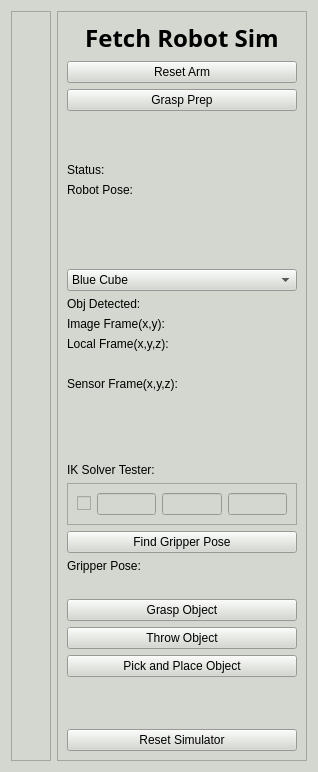
<?xml version="1.0" encoding="UTF-8"?>
<ui version="4.0">
 <class>Fetch_GUI</class>
 <widget class="QWidget" name="Fetch_GUI">
  <property name="geometry">
   <rect>
    <x>0</x>
    <y>0</y>
    <width>314</width>
    <height>772</height>
   </rect>
  </property>
  <property name="windowTitle">
   <string>Fetch_GUI</string>
  </property>
  <property name="styleSheet">
   <string notr="true">background-color: rgb(211, 215, 207);</string>
  </property>
  <layout class="QHBoxLayout" name="horizontalLayout">
   <item>
    <widget class="QFrame" name="frame">
     <property name="frameShape">
      <enum>QFrame::StyledPanel</enum>
     </property>
     <property name="frameShadow">
      <enum>QFrame::Raised</enum>
     </property>
     <layout class="QVBoxLayout" name="verticalLayout_2">
      <item>
       <spacer name="verticalSpacer_2">
        <property name="orientation">
         <enum>Qt::Vertical</enum>
        </property>
        <property name="sizeHint" stdset="0">
         <size>
          <width>20</width>
          <height>277</height>
         </size>
        </property>
       </spacer>
      </item>
      <item>
       <layout class="QVBoxLayout" name="layout"/>
      </item>
      <item>
       <spacer name="verticalSpacer">
        <property name="orientation">
         <enum>Qt::Vertical</enum>
        </property>
        <property name="sizeHint" stdset="0">
         <size>
          <width>20</width>
          <height>276</height>
         </size>
        </property>
       </spacer>
      </item>
     </layout>
    </widget>
   </item>
   <item>
    <widget class="QFrame" name="control_frame">
     <property name="minimumSize">
      <size>
       <width>250</width>
       <height>0</height>
      </size>
     </property>
     <property name="frameShape">
      <enum>QFrame::StyledPanel</enum>
     </property>
     <property name="frameShadow">
      <enum>QFrame::Raised</enum>
     </property>
     <layout class="QVBoxLayout" name="verticalLayout">
      <item>
       <widget class="QLabel" name="label">
        <property name="font">
         <font>
          <family>Ubuntu Condensed</family>
          <pointsize>18</pointsize>
          <weight>75</weight>
          <bold>true</bold>
         </font>
        </property>
        <property name="text">
         <string>Fetch Robot Sim</string>
        </property>
        <property name="alignment">
         <set>Qt::AlignCenter</set>
        </property>
       </widget>
      </item>
      <item>
       <widget class="QPushButton" name="Arm_Reset_Button">
        <property name="text">
         <string>Reset Arm</string>
        </property>
       </widget>
      </item>
      <item>
       <widget class="QPushButton" name="Grasp_Prep_Button">
        <property name="text">
         <string>Grasp Prep</string>
        </property>
       </widget>
      </item>
      <item>
       <spacer name="verticalSpacer_4">
        <property name="orientation">
         <enum>Qt::Vertical</enum>
        </property>
        <property name="sizeHint" stdset="0">
         <size>
          <width>20</width>
          <height>40</height>
         </size>
        </property>
       </spacer>
      </item>
      <item>
       <widget class="QLabel" name="status_label">
        <property name="text">
         <string>Status:</string>
        </property>
       </widget>
      </item>
      <item>
       <widget class="QLabel" name="status_label_2">
        <property name="text">
         <string>Robot Pose:</string>
        </property>
       </widget>
      </item>
      <item>
       <widget class="QLabel" name="robot_pose_label">
        <property name="text">
         <string/>
        </property>
        <property name="alignment">
         <set>Qt::AlignCenter</set>
        </property>
       </widget>
      </item>
      <item>
       <spacer name="verticalSpacer_5">
        <property name="orientation">
         <enum>Qt::Vertical</enum>
        </property>
        <property name="sizeHint" stdset="0">
         <size>
          <width>20</width>
          <height>40</height>
         </size>
        </property>
       </spacer>
      </item>
      <item>
       <widget class="QComboBox" name="comboBox">
        <item>
         <property name="text">
          <string>Blue Cube</string>
         </property>
        </item>
        <item>
         <property name="text">
          <string>Green Cube</string>
         </property>
        </item>
        <item>
         <property name="text">
          <string>Red Cylinder</string>
         </property>
        </item>
        <item>
         <property name="text">
          <string>All</string>
         </property>
        </item>
       </widget>
      </item>
      <item>
       <widget class="QLabel" name="obj_detect_label">
        <property name="text">
         <string>Obj Detected:</string>
        </property>
       </widget>
      </item>
      <item>
       <widget class="QLabel" name="obj_detect_info_label">
        <property name="text">
         <string>Image Frame(x,y):</string>
        </property>
       </widget>
      </item>
      <item>
       <widget class="QLabel" name="obj_detect_info_2_label">
        <property name="text">
         <string>Local Frame(x,y,z):</string>
        </property>
       </widget>
      </item>
      <item>
       <widget class="QLabel" name="obj_detect_info_2_label_2">
        <property name="text">
         <string/>
        </property>
        <property name="alignment">
         <set>Qt::AlignCenter</set>
        </property>
       </widget>
      </item>
      <item>
       <widget class="QLabel" name="sensor_frame">
        <property name="text">
         <string>Sensor Frame(x,y,z):</string>
        </property>
       </widget>
      </item>
      <item>
       <widget class="QLabel" name="obj_detect_info_2_label_4">
        <property name="text">
         <string/>
        </property>
        <property name="alignment">
         <set>Qt::AlignCenter</set>
        </property>
       </widget>
      </item>
      <item>
       <spacer name="verticalSpacer_7">
        <property name="orientation">
         <enum>Qt::Vertical</enum>
        </property>
        <property name="sizeHint" stdset="0">
         <size>
          <width>20</width>
          <height>40</height>
         </size>
        </property>
       </spacer>
      </item>
      <item>
       <widget class="QLabel" name="sensor_frame_2">
        <property name="text">
         <string>IK Solver Tester:</string>
        </property>
       </widget>
      </item>
      <item>
       <widget class="QFrame" name="frame_2">
        <property name="frameShape">
         <enum>QFrame::StyledPanel</enum>
        </property>
        <property name="frameShadow">
         <enum>QFrame::Raised</enum>
        </property>
        <layout class="QHBoxLayout" name="horizontalLayout_2">
         <item>
          <widget class="QCheckBox" name="checkbox">
           <property name="text">
            <string/>
           </property>
          </widget>
         </item>
         <item>
          <widget class="QLineEdit" name="x_label"/>
         </item>
         <item>
          <widget class="QLineEdit" name="y_label"/>
         </item>
         <item>
          <widget class="QLineEdit" name="z_label"/>
         </item>
        </layout>
       </widget>
      </item>
      <item>
       <widget class="QPushButton" name="Kinematics_Button">
        <property name="text">
         <string>Find Gripper Pose</string>
        </property>
       </widget>
      </item>
      <item>
       <widget class="QLabel" name="gripper_pose_label">
        <property name="text">
         <string>Gripper Pose:</string>
        </property>
       </widget>
      </item>
      <item>
       <widget class="QLabel" name="gripper_pose_info">
        <property name="text">
         <string/>
        </property>
       </widget>
      </item>
      <item>
       <widget class="QPushButton" name="Grasp_Button">
        <property name="text">
         <string>Grasp Object</string>
        </property>
       </widget>
      </item>
      <item>
       <widget class="QPushButton" name="bin_button">
        <property name="text">
         <string>Throw Object</string>
        </property>
       </widget>
      </item>
      <item>
       <widget class="QPushButton" name="pick_button">
        <property name="text">
         <string>Pick and Place Object</string>
        </property>
       </widget>
      </item>
      <item>
       <spacer name="verticalSpacer_3">
        <property name="orientation">
         <enum>Qt::Vertical</enum>
        </property>
        <property name="sizeHint" stdset="0">
         <size>
          <width>20</width>
          <height>40</height>
         </size>
        </property>
       </spacer>
      </item>
      <item>
       <widget class="QPushButton" name="reset_button">
        <property name="text">
         <string>Reset Simulator</string>
        </property>
       </widget>
      </item>
     </layout>
    </widget>
   </item>
  </layout>
 </widget>
 <resources/>
 <connections/>
</ui>
